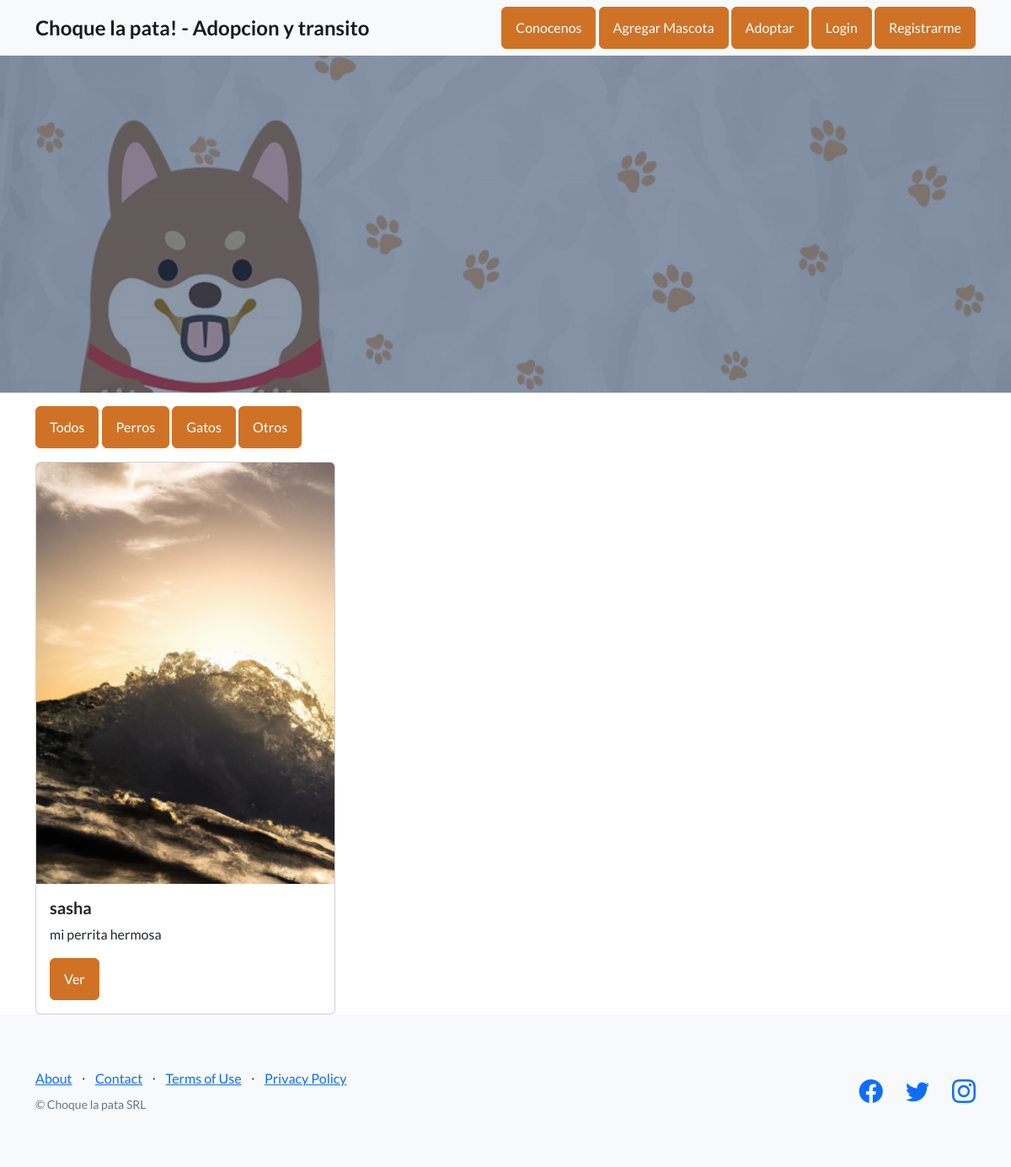
/listado-mascotas/, run on an earlier commit of the app's database.
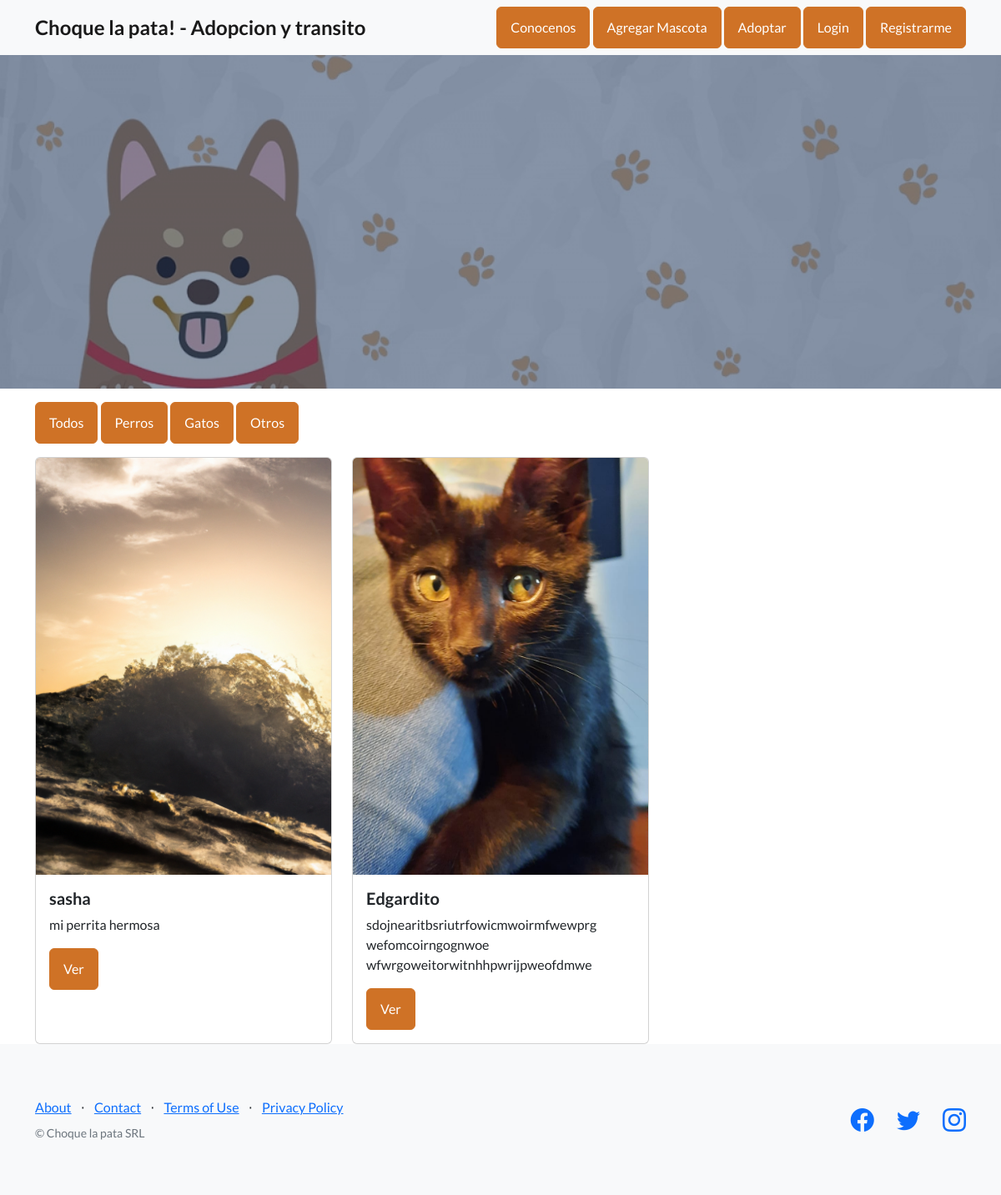
And on a later commit of the database.
### mascotas/models.py (models this page shows, shortened)
class Mascota(models.Model):
    selecionarEspecie = (
    ('perro','Perro'),
    ('gato', 'Gato'),
    ('otro','Otro'),
    )
    usuario = models.ForeignKey(User, on_delete=models.CASCADE, null=True, blank=True)
    titulo = models.CharField(max_length=200)
    especie = models.CharField(max_length=15, choices=selecionarEspecie, default='otro')
    edad = models.IntegerField()
    descripcion = models.TextField(max_length=400)
    fechaPublicacion = models.DateTimeField(auto_now_add=True)
    telefonoContacto = models.IntegerField()
    emailContacto = models.EmailField()
    imagenMascota = models.ImageField(null=True, blank=True, upload_to='imagenes')

### mascotas/views.py (the view)
# urls.py: path('listado-mascotas/', views.MascotasList.as_view(), name="lista mascotas"),
class MascotasList(ListView):
    model = Mascota
    template_name = 'mascotas/listaMascotas.html'

### mascotas/templates/mascotas/listaMascotas.html (shortened to what this page needs)
{% extends 'usuarios/modeloheredable.html' %}
{% load static %}
{% block main %}
<div class="container">
  <a class="btn btn-primary" href="{% url 'lista mascotas' %}" style="background-color: var(--bs-orange); border-color: var(--bs-orange);">Todos</a>
  <a class="btn btn-primary" href="{% url 'perros' %}" style="background-color: var(--bs-orange); border-color: var(--bs-orange);">Perros</a>
  <a class="btn btn-primary" href="{% url 'gatos' %}" style="background-color: var(--bs-orange); border-color: var(--bs-orange);">Gatos</a>
  <a class="btn btn-primary" href="{% url 'otros' %}" style="background-color: var(--bs-orange); border-color: var(--bs-orange);">Otros</a>
  <div class="row row-cols-1 row-cols-md-3 g-4">
    {% for mascota in object_list %}
        <div class="col">
          <div class="card h-100">
            {% if mascota.imagenMascota %}
              <img src="{{mascota.imagenMascota.url}}" class="card-img-top" alt="...">
            {% endif %}
            <div class="card-body">
              <h5 class="card-title">{{ mascota.titulo }}</h5>
              <p class="card-text">{{ mascota.descripcion|truncatechars:100 }}</p>
              <a href="{% url 'detalle mascota' mascota.id %}" class="btn btn-primary" style="background-color: var(--bs-orange); border-color: var(--bs-orange);">Ver</a>
          </div>
        </div>
      </div>
    {% endfor %}
  </div>
</div>
{% endblock main %}

### usuarios/templates/usuarios/modeloheredable.html (shortened to what this page needs)
<!DOCTYPE html>
{% load static %}
<html lang="en">
    <head>
        <link href="https://cdn.jsdelivr.net/npm/bootstrap-icons@1.5.0/font/bootstrap-icons.css" rel="stylesheet" type="text/css" />
        <link href= '{% static "usuarios/css/styles.css" %}' rel="stylesheet" />
    </head>
    <body>
        <nav class="navbar navbar-light bg-light static-top">
            <div class="container">
                <a class="navbar-brand" href="{% url 'main' %}"> <strong style="font-size: larger;">Choque la pata! - Adopcion y transito</strong> </a>
                <div class="float-right">
                <a class="btn btn-primary" href= "{% url 'AboutUs' %}" style="background-color: var(--bs-orange); border-color: var(--bs-orange);">Conocenos</a>
                <a class="btn btn-primary" href= "{% url 'crear mascota' %}" style="background-color: var(--bs-orange); border-color: var(--bs-orange);">Agregar Mascota</a>
                <a class="btn btn-primary" href= "{% url 'lista mascotas' %}" style="background-color: var(--bs-orange); border-color: var(--bs-orange);">Adoptar</a>
                {% if not request.user.is_authenticated %}
                <a class="btn btn-primary" href="{% url 'Login' %}" style="background-color: var(--bs-orange); border-color: var(--bs-orange);">Login</a>
                <a class="btn btn-primary" href="{% url 'Register' %}" style="background-color: var(--bs-orange); border-color: var(--bs-orange);">Registrarme</a>
                {% endif %}
                </div>
            </div>
        </nav>
        <header class="masthead">
            <div class="container position-relative">
                <div class="row justify-content-center">
                    <div class="col-xl-6">
                    </div>
                </div>
            </div>
        </header>
        {% block main %}
        {% endblock %}
        <footer class="footer bg-light">
            <div class="container">
                <div class="row">
                    <div class="col-lg-6 h-100 text-center text-lg-start my-auto">
                        <ul class="list-inline mb-2">
                            <li class="list-inline-item"><a href={% url 'AboutUs' %}>About</a></li>
                            <li class="list-inline-item">⋅</li>
                            <li class="list-inline-item"><a href={% url 'main' %}>Contact</a></li>
                            <li class="list-inline-item">⋅</li>
                            <li class="list-inline-item"><a href={% url 'main' %}>Terms of Use</a></li>
                            <li class="list-inline-item">⋅</li>
                            <li class="list-inline-item"><a href={% url 'main' %}>Privacy Policy</a></li>
                        </ul>
                        <p class="text-muted small mb-4 mb-lg-0">&copy; Choque la pata SRL</p>
                    </div>
                    <div class="col-lg-6 h-100 text-center text-lg-end my-auto">
                        <ul class="list-inline mb-0">
                            <li class="list-inline-item me-4">
                                <a href="http://www.facebook.com"><i class="bi-facebook fs-3"></i></a>
                            </li>
                            <li class="list-inline-item me-4">
                                <a href="http://www.twitter.com"><i class="bi-twitter fs-3"></i></a>
                            </li>
                            <li class="list-inline-item">
                                <a href="http://www.instagram.com"><i class="bi-instagram fs-3"></i></a>
                            </li>
                        </ul>
                    </div>
                </div>
            </div>
        </footer>
    </body>
</html>

### mascotas/templates/mascotas/listaMascotas.html (style rules this page uses)
.card-img-top { object-fit: cover; width: 100%; height: 500px; }

What changed in the data, as far as the page shows it:
added Mascota: imagenMascota (picture), titulo "Edgardito", descripcion "sdojnearitbsriutrfowicmwoirmfwewprg wefomcoirngognwoe wfwrgoweitorwitnhhpwrijpweofdmwe"
